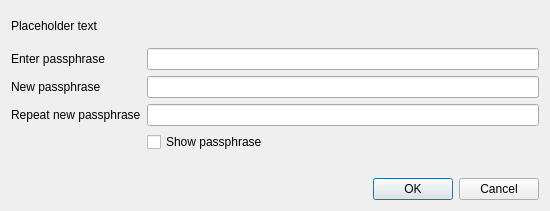
<?xml version="1.0" encoding="UTF-8"?>
<ui version="4.0">
 <class>AskPassphraseDialog</class>
 <widget class="QDialog" name="AskPassphraseDialog">
  <property name="geometry">
   <rect>
    <x>0</x>
    <y>0</y>
    <width>550</width>
    <height>211</height>
   </rect>
  </property>
  <property name="sizePolicy">
   <sizepolicy hsizetype="Preferred" vsizetype="Minimum">
    <horstretch>0</horstretch>
    <verstretch>0</verstretch>
   </sizepolicy>
  </property>
  <property name="minimumSize">
   <size>
    <width>550</width>
    <height>0</height>
   </size>
  </property>
  <property name="windowTitle">
   <string>Passphrase Dialog</string>
  </property>
  <layout class="QVBoxLayout" name="verticalLayout">
   <property name="sizeConstraint">
    <enum>QLayout::SetMinimumSize</enum>
   </property>
   <item>
    <widget class="QLabel" name="warningLabel">
     <property name="text">
      <string notr="true">Placeholder text</string>
     </property>
     <property name="textFormat">
      <enum>Qt::RichText</enum>
     </property>
     <property name="wordWrap">
      <bool>true</bool>
     </property>
    </widget>
   </item>
   <item>
    <layout class="QFormLayout" name="formLayout">
     <property name="sizeConstraint">
      <enum>QLayout::SetMinimumSize</enum>
     </property>
     <property name="fieldGrowthPolicy">
      <enum>QFormLayout::AllNonFixedFieldsGrow</enum>
     </property>
     <item row="0" column="0">
      <widget class="QLabel" name="passLabel1">
       <property name="text">
        <string>Enter passphrase</string>
       </property>
      </widget>
     </item>
     <item row="0" column="1">
      <widget class="QLineEdit" name="passEdit1">
       <property name="echoMode">
        <enum>QLineEdit::Password</enum>
       </property>
      </widget>
     </item>
     <item row="1" column="0">
      <widget class="QLabel" name="passLabel2">
       <property name="text">
        <string>New passphrase</string>
       </property>
      </widget>
     </item>
     <item row="1" column="1">
      <widget class="QLineEdit" name="passEdit2">
       <property name="echoMode">
        <enum>QLineEdit::Password</enum>
       </property>
      </widget>
     </item>
     <item row="2" column="0">
      <widget class="QLabel" name="passLabel3">
       <property name="text">
        <string>Repeat new passphrase</string>
       </property>
      </widget>
     </item>
     <item row="2" column="1">
      <widget class="QLineEdit" name="passEdit3">
       <property name="echoMode">
        <enum>QLineEdit::Password</enum>
       </property>
      </widget>
     </item>
     <item row="3" column="1">
      <widget class="QCheckBox" name="toggleShowPasswordButton">
       <property name="text">
        <string>Show passphrase</string>
       </property>
      </widget>
     </item>
     <item row="4" column="1">
      <widget class="QLabel" name="capsLabel">
       <property name="font">
        <font>
         <weight>75</weight>
         <bold>true</bold>
        </font>
       </property>
       <property name="text">
        <string/>
       </property>
       <property name="alignment">
        <set>Qt::AlignCenter</set>
       </property>
      </widget>
     </item>
    </layout>
   </item>
   <item>
    <widget class="QDialogButtonBox" name="buttonBox">
     <property name="orientation">
      <enum>Qt::Horizontal</enum>
     </property>
     <property name="standardButtons">
      <set>QDialogButtonBox::Cancel|QDialogButtonBox::Ok</set>
     </property>
    </widget>
   </item>
  </layout>
 </widget>
 <resources/>
 <connections>
  <connection>
   <sender>buttonBox</sender>
   <signal>accepted()</signal>
   <receiver>AskPassphraseDialog</receiver>
   <slot>accept()</slot>
   <hints>
    <hint type="sourcelabel">
     <x>20</x>
     <y>20</y>
    </hint>
    <hint type="destinationlabel">
     <x>20</x>
     <y>20</y>
    </hint>
   </hints>
  </connection>
  <connection>
   <sender>buttonBox</sender>
   <signal>rejected()</signal>
   <receiver>AskPassphraseDialog</receiver>
   <slot>reject()</slot>
   <hints>
    <hint type="sourcelabel">
     <x>20</x>
     <y>20</y>
    </hint>
    <hint type="destinationlabel">
     <x>20</x>
     <y>20</y>
    </hint>
   </hints>
  </connection>
 </connections>
</ui>
